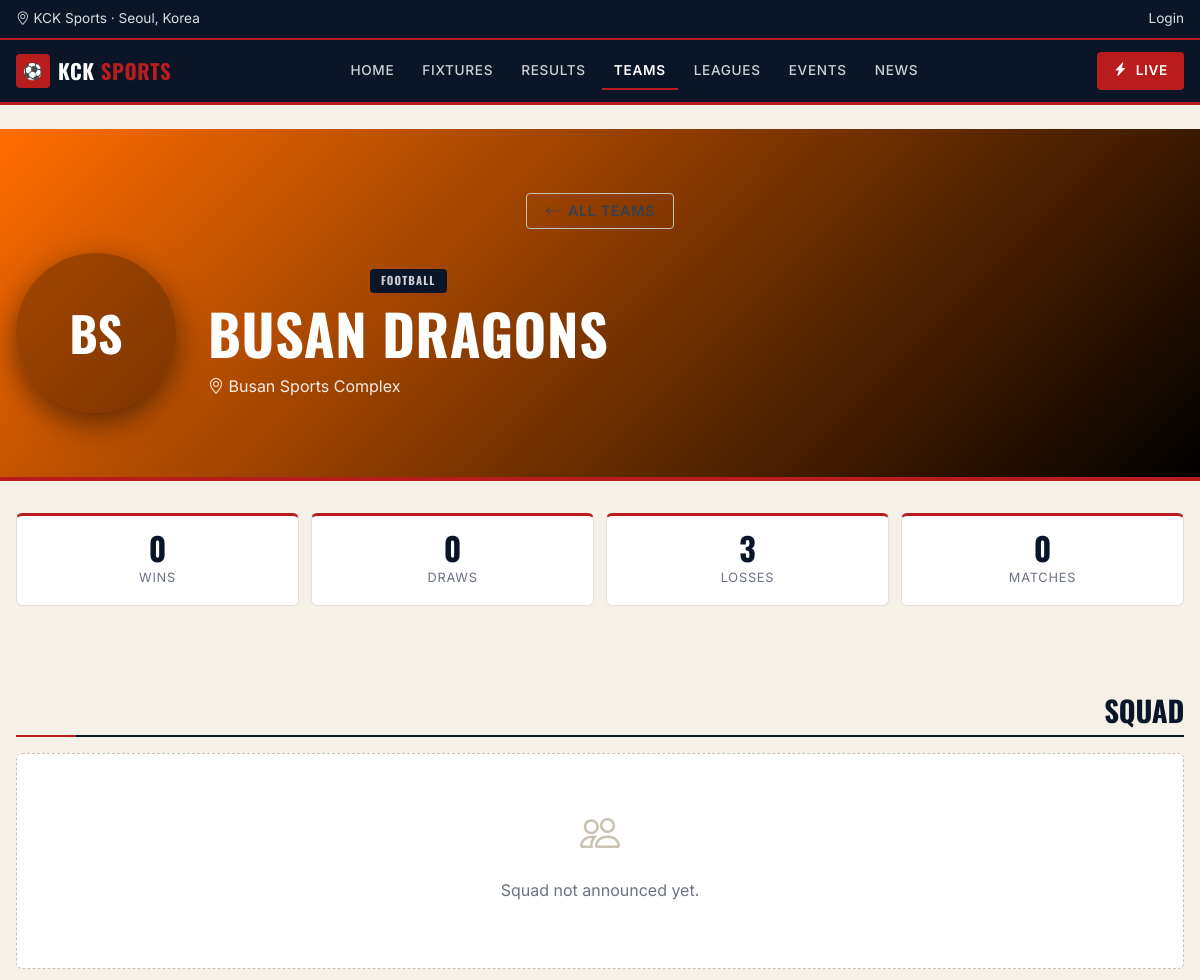
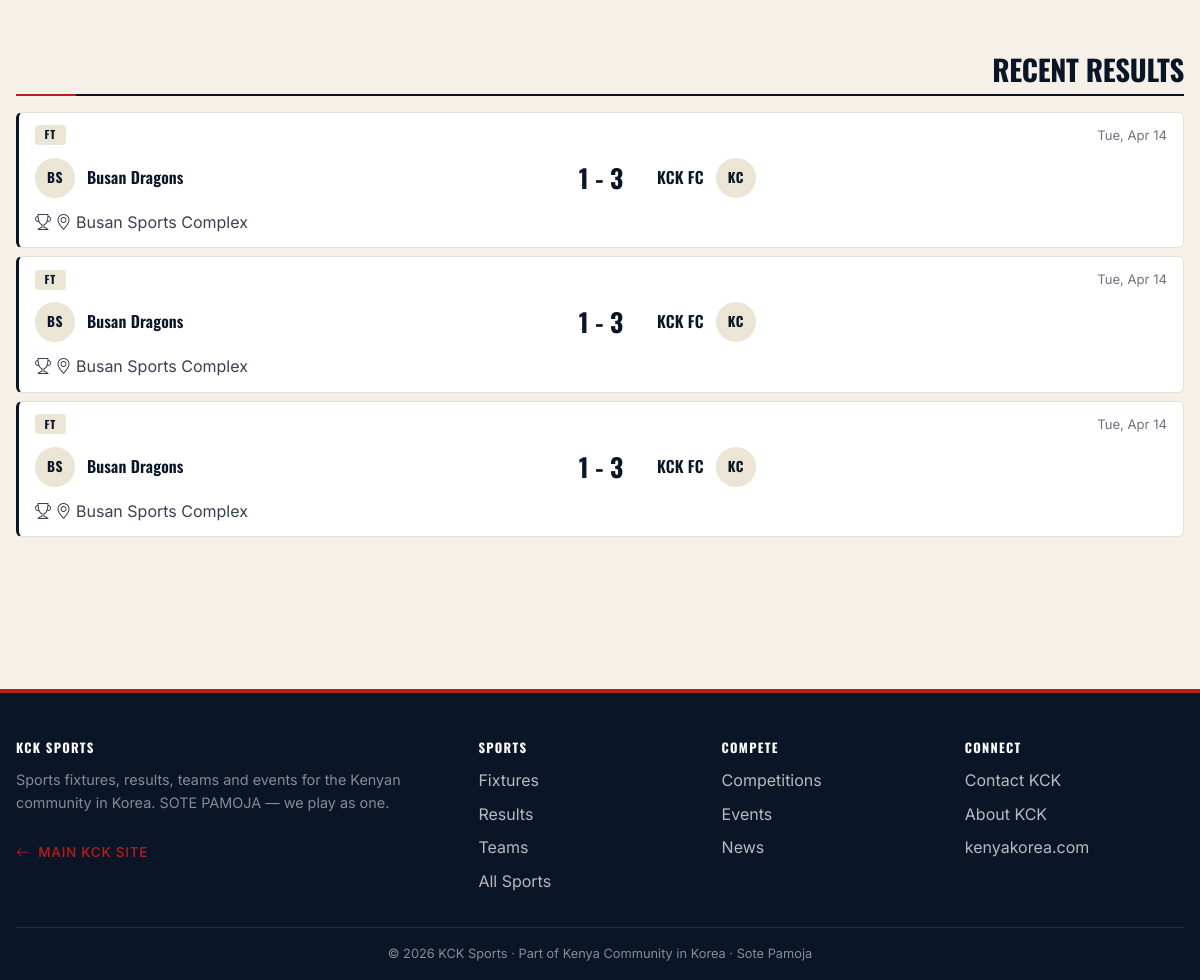
The app's page /sports/teams/busan-dragons/ with its own data (2 pictures, top to bottom).
### sports/models.py (models this page shows, shortened)
class Team(models.Model):
    name = models.CharField(max_length=255)
    slug = models.SlugField(unique=True, max_length=255, blank=True)
    sport = models.ForeignKey(Sport, on_delete=models.CASCADE, related_name='teams')
    short_name = models.CharField(max_length=20, blank=True)
    logo = models.ImageField(upload_to='sports/teams/', blank=True, null=True)
    color_primary = models.CharField(max_length=20, default='#00A651')
    color_secondary = models.CharField(max_length=20, default='#000000')
    founded = models.DateField(null=True, blank=True)
    captain = models.ForeignKey(settings.AUTH_USER_MODEL, on_delete=models.SET_NULL,
        null=True, blank=True, related_name='teams_captained')
    home_venue = models.CharField(max_length=255, blank=True)
    description = models.TextField(blank=True)
    active = models.BooleanField(default=True)
    created_at = models.DateTimeField(auto_now_add=True)
    class Meta:
        ordering = ['sport', 'name']
    @property
    def wins(self):
        return (Fixture.objects.filter(home_team=self, status='completed',
                                       home_score__gt=models.F('away_score')).count()
                + Fixture.objects.filter(away_team=self, status='completed',
                                         away_score__gt=models.F('home_score')).count())
    @property
    def losses(self):
        return (Fixture.objects.filter(home_team=self, status='completed',
                                       home_score__lt=models.F('away_score')).count()
                + Fixture.objects.filter(away_team=self, status='completed',
                                         away_score__lt=models.F('home_score')).count())
    @property
    def draws(self):
        return Fixture.objects.filter(
            models.Q(home_team=self) | models.Q(away_team=self),
            status='completed', home_score=models.F('away_score')).count()

class Sport(models.Model):
    name = models.CharField(max_length=100)
    slug = models.SlugField(unique=True, max_length=120, blank=True)
    category = models.CharField(max_length=30, choices=SPORT_CATEGORY_CHOICES, default='football')
    description = models.TextField(blank=True)
    icon = models.CharField(max_length=10, blank=True, default='⚽')
    cover_image = models.ImageField(upload_to='sports/covers/', blank=True, null=True)
    active = models.BooleanField(default=True)
    sort_order = models.IntegerField(default=0)
    created_at = models.DateTimeField(auto_now_add=True)
    class Meta:
        ordering = ['sort_order', 'name']

class Fixture(models.Model):
    competition = models.ForeignKey(Competition, on_delete=models.CASCADE, related_name='fixtures',
        null=True, blank=True)
    home_team = models.ForeignKey(Team, on_delete=models.CASCADE, related_name='home_fixtures')
    away_team = models.ForeignKey(Team, on_delete=models.CASCADE, related_name='away_fixtures')
    kickoff = models.DateTimeField()
    venue = models.CharField(max_length=255)
    status = models.CharField(max_length=20, choices=FIXTURE_STATUS_CHOICES, default='scheduled')
    home_score = models.IntegerField(null=True, blank=True)
    away_score = models.IntegerField(null=True, blank=True)
    match_report = models.TextField(blank=True)
    highlights_video_url = models.URLField(blank=True)
    mvp = models.ForeignKey(Player, on_delete=models.SET_NULL, null=True, blank=True,
        related_name='mvp_fixtures')
    notes = models.TextField(blank=True)
    created_at = models.DateTimeField(auto_now_add=True)
    updated_at = models.DateTimeField(auto_now=True)
    class Meta:
        ordering = ['-kickoff']

### sports/views.py (the view)
# urls.py: path('teams/<slug:slug>/', views.team_detail, name='team_detail'),
def team_detail(request, slug):
    team = get_object_or_404(Team, slug=slug, active=True)
    players = team.players.filter(is_active=True).order_by('jersey_number', 'full_name')
    upcoming_fixtures = Fixture.objects.filter(
        (Q(home_team=team) | Q(away_team=team)),
        status='scheduled', kickoff__gte=timezone.now(),
    ).order_by('kickoff')[:5]
    recent_fixtures = Fixture.objects.filter(
        (Q(home_team=team) | Q(away_team=team)),
        status='completed',
    ).order_by('-kickoff')[:5]
    return render(request, 'sports/team_detail.html', {
        'team': team, 'players': players,
        'upcoming_fixtures': upcoming_fixtures, 'recent_fixtures': recent_fixtures,
    })

### core/context_processors.py (called while the page is built)
def site_context(request):
    now = timezone.now()
    active_announcements = Announcement.objects.filter(
        active=True, starts_at__lte=now, ends_at__gte=now
    )
    ss = SiteSettings.load()
    return {
        'site_settings': ss,
        'SITE_NAME': ss.site_name or settings.SITE_NAME,
        'SITE_SHORT_NAME': ss.site_short_name or settings.SITE_SHORT_NAME,
        'SITE_EMAIL': ss.email or settings.SITE_EMAIL,
        'SITE_PHONE': ss.phone or settings.SITE_PHONE,
        'SITE_ADDRESS': ss.address or getattr(settings, 'SITE_ADDRESS', 'Seoul, South Korea'),
        'SITE_TAGLINE': ss.tagline,
        'SLOGAN': ss.slogan or 'SOTE PAMOJA',
        'SLOGAN_TRANSLATION': ss.slogan_translation or 'All Together',
        'SLOGAN_DESCRIPTION': ss.slogan_description or 'the spirit of our community',
        'active_announcements': active_announcements,
    }

### core/models.py (called while the page is built)
    @classmethod
    def load(cls):
        obj, _ = cls.objects.get_or_create(pk=1)
        return obj

### leaders/permissions.py (called while the page is built, shortened)
def user_has_perm(user, flag):
    if not user or not user.is_authenticated:
        return False

### memberships/context_processors.py (called while the page is built)
def membership_context(request):
    user = getattr(request, 'user', None)
    return {
        'active_membership': user_active_membership(user) if user else None,
        'is_member': bool(user_active_membership(user)) if user and user.is_authenticated else False,
        'is_treasurer_user': is_treasurer(user) if user else False,
        'is_oversight_user': is_president_or_secretary(user) if user else False,
    }

### memberships/utils.py (called while the page is built)
def is_treasurer(user):
    from leaders.permissions import user_has_perm
    return user_has_perm(user, 'can_manage_memberships')

def is_president_or_secretary(user):
    from leaders.permissions import user_has_perm
    return user_has_perm(user, 'can_view_audit_log')

def user_active_membership(user):
    if not user or not user.is_authenticated:
        return None
    from .models import Membership
    today = timezone.now().date()
    return (Membership.objects.filter(
                user=user, status=Membership.STATUS_ACTIVE, period_end__gte=today)
            .select_related('tier').first())

### templates/sports/team_detail.html (shortened to what this page needs)
{% extends 'sports/sports_base.html' %}
{% load static %}
{% block content %}
<section class="sp-team-hero" style="position:relative;padding:4rem 0;background: linear-gradient(135deg, {{ team.color_primary|default:'#00E676' }}, {{ team.color_secondary|default:'#0a0e14' }});">
    <div class="container-sp" style="position:relative;z-index:2;">
        <a href="{% url 'sports:team_list' %}" class="sp-btn sp-btn-ghost" style="margin-bottom:1.5rem;">
            <i class="bi bi-arrow-left"></i> All Teams
        </a>
        <div style="display:flex;gap:2rem;align-items:center;flex-wrap:wrap;">
            {% if team.logo %}
                <img src="{{ team.logo.url }}" alt="{{ team.name }}" style="width:160px;height:160px;border-radius:50%;object-fit:cover;background:#fff;box-shadow:0 10px 30px rgba(0,0,0,0.5);">
            {% else %}
                <div style="width:160px;height:160px;border-radius:50%;display:flex;align-items:center;justify-content:center;background:rgba(0,0,0,0.3);color:#fff;font-family:Oswald,sans-serif;font-size:3rem;font-weight:700;box-shadow:0 10px 30px rgba(0,0,0,0.5);">
                    {{ team.short_name|default:team.name|slice:":2"|upper }}
                </div>
            {% endif %}
            <div>
                <div class="sp-eyebrow" style="color:rgba(255,255,255,0.8);">{{ team.sport.name|upper }}</div>
                <h1 style="font-family:Oswald,sans-serif;font-size:3.5rem;font-weight:700;color:#fff;margin:0.5rem 0;text-transform:uppercase;">
                    {{ team.name }}
                </h1>
                <div style="display:flex;gap:1.5rem;flex-wrap:wrap;color:rgba(255,255,255,0.9);font-family:Inter,sans-serif;">
                    {% if team.home_venue %}<span><i class="bi bi-geo-alt"></i> {{ team.home_venue }}</span>{% endif %}
                </div>
            </div>
        </div>
    </div>
</section>
<section class="section-sp">
    <div class="container-sp">
        <div class="sp-stats">
            <div class="sp-stat">
                <div class="num">{{ team.wins|default:0 }}</div>
                <div class="label">Wins</div>
            </div>
            <div class="sp-stat">
                <div class="num">{{ team.draws|default:0 }}</div>
                <div class="label">Draws</div>
            </div>
            <div class="sp-stat">
                <div class="num">{{ team.losses|default:0 }}</div>
                <div class="label">Losses</div>
            </div>
            <div class="sp-stat">
                <div class="num">{{ team.matches_played|default:0 }}</div>
                <div class="label">Matches</div>
            </div>
        </div>
    </div>
</section>
<section class="section-sp section-alt">
    <div class="container-sp">
        <div class="sp-section-head">
            <h2>SQUAD</h2>
        </div>
        {% if players %}
        <div class="grid-4">
            {% for player in players %}
            <div class="sp-player {% if player.is_captain %}captain{% endif %}">
                {% if player.photo %}
                    <img src="{{ player.photo.url }}" class="photo" alt="{{ player.name }}">
                {% else %}
                    <div class="photo" style="display:flex;align-items:center;justify-content:center;font-size:2rem;background:var(--sp-bg,#0a0e14);"><i class="bi bi-person"></i></div>
                {% endif %}
                <div class="jersey">#{{ player.jersey_number|default:"-" }}</div>
                <div class="name">{{ player.name }}</div>
                <div class="pos">{{ player.position|default:"" }}</div>
            </div>
            {% endfor %}
        </div>
        {% else %}
        <div class="sp-empty">
            <div class="icon"><i class="bi bi-people"></i></div>
            <p>Squad not announced yet.</p>
        </div>
        {% endif %}
    </div>
</section>
{% if recent_fixtures %}
<section class="section-sp section-alt">
    <div class="container-sp">
        <div class="sp-section-head">
            <h2>RECENT RESULTS</h2>
        </div>
        <div class="grid-2">
            {% for fixture in recent_fixtures %}
            <a href="{% url 'sports:fixture_detail' fixture.pk %}" style="text-decoration:none;color:inherit;">
                <div class="sp-fixture">
                    <div class="meta">
                        <span class="sp-badge sp-badge-completed">FT</span>
                        <span>{{ fixture.kickoff|date:"D, M j" }}</span>
                    </div>
                    <div class="teams">
                        <div class="team">
                            {% if fixture.home_team.logo %}
                                <img src="{{ fixture.home_team.logo.url }}" class="team-logo" alt="">
                            {% else %}
                                <div class="team-logo">{{ fixture.home_team.short_name|default:fixture.home_team.name|slice:":2"|upper }}</div>
                            {% endif %}
                            <div class="team-name">{{ fixture.home_team.name }}</div>
                        </div>
                        <div class="score">
                            <span {% if fixture.home_score > fixture.away_score %}class="won"{% endif %}>{{ fixture.home_score|default:0 }}</span>
                            <span class="sep">-</span>
                            <span {% if fixture.away_score > fixture.home_score %}class="won"{% endif %}>{{ fixture.away_score|default:0 }}</span>
                        </div>
                        <div class="team">
                            {% if fixture.away_team.logo %}
                                <img src="{{ fixture.away_team.logo.url }}" class="team-logo" alt="">
                            {% else %}
                                <div class="team-logo">{{ fixture.away_team.short_name|default:fixture.away_team.name|slice:":2"|upper }}</div>
                            {% endif %}
                            <div class="team-name">{{ fixture.away_team.name }}</div>
                        </div>
                    </div>
                    <div class="footer">
                        <span><i class="bi bi-trophy"></i> {{ fixture.competition.name }}</span>
                        <span><i class="bi bi-geo-alt"></i> {{ fixture.venue|default:"TBA" }}</span>
                    </div>
                </div>
            </a>
            {% endfor %}
        </div>
    </div>
</section>
{% endif %}
{% endblock %}

### records on screen
Team: short_name "BS", sport.name "FOOTBALL", name "BUSAN DRAGONS", home_venue "Busan Sports Complex", wins "0", draws "0", losses "3"
Fixture: kickoff "Tue, Apr 14", home_team.short_name "BS", home_team.name "Busan Dragons", home_score "1", away_score "3", away_team.short_name "KC", away_team.name "KCK FC", venue "Busan Sports Complex"
Fixture: kickoff "Tue, Apr 14", home_team.short_name "BS", home_team.name "Busan Dragons", home_score "1", away_score "3", away_team.short_name "KC", away_team.name "KCK FC", venue "Busan Sports Complex"
Fixture: kickoff "Tue, Apr 14", home_team.short_name "BS", home_team.name "Busan Dragons", home_score "1", away_score "3", away_team.short_name "KC", away_team.name "KCK FC", venue "Busan Sports Complex"

### other values on screen
{{ team.matches_played|default:0 }} "0"
